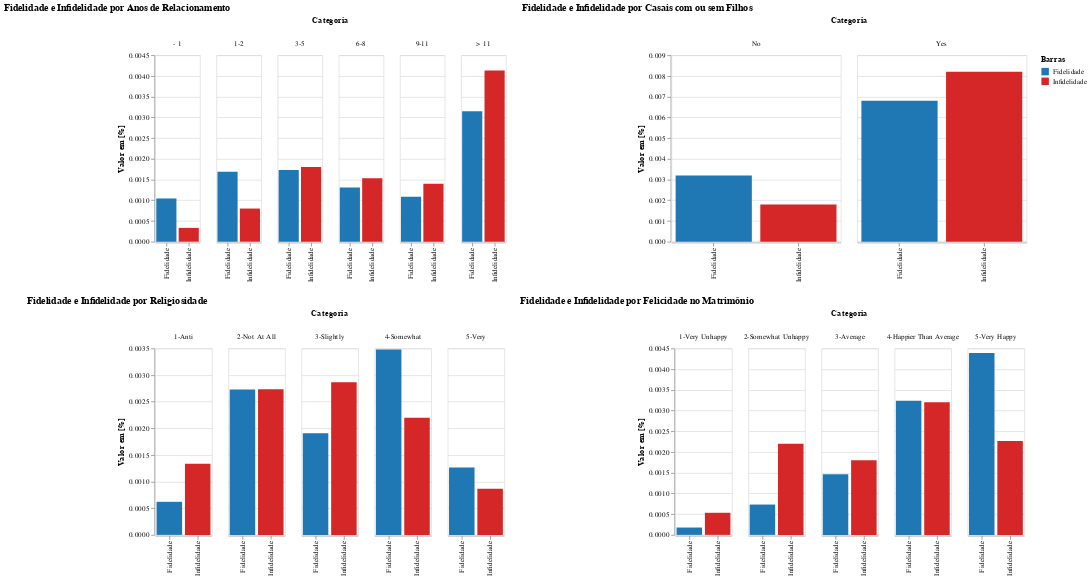

Source (notebook cell):
### Code cell
# Plotando os 4 gráficos
# Gráfico 1
chart1 = bar_plot(titulo1, hist_ff_tcasamento, hist_uff_tcasamento, "Gráfico 1", xticklabels_tcasamento, altura1, largura1)

# Gráfico 2
chart2 = bar_plot(titulo2, hist_ff_filhos, hist_uff_filhos, "Gráfico 2", xticklabels_filhos, altura2, largura2)

# Gráfico 3
chart3 = bar_plot(titulo3, hist_ff_religiosidade, hist_uff_religiosidade, "Gráfico 3", xticklabels_religiosidade, altura3, largura3)

# Gráfico 4
chart4 = bar_plot(titulo4, hist_ff_satisfacao, hist_uff_satisfacao, "Gráfico 4", xticklabels_satisfacao, altura4, largura4)

# Concatenação vertical dos dois gráficos superiores e dos dois inferiores
top_row = alt.hconcat(chart1, chart2)
bottom_row = alt.hconcat(chart3, chart4)

# Concatenação horizontal dos dois grupos de gráficos
combined_chart = alt.vconcat(top_row, bottom_row)

#Exibir o gráfico combinado
combined_chart

### Figure 1 — Vega-Lite specification as saved in the notebook (floating-point values rounded to 4 significant figures)
{"config": {"view": {"continuousWidth": 400, "continuousHeight": 300}}, "vconcat": [{"hconcat": [{"data": {"name": "data-86ec90b2f93bb6f5a33183af2000b76b"}, "mark": "bar", "encoding": {"color": {"field": "Barras", "scale": {"domain": ["Fidelidade", "Infidelidade"], "range": ["#1F77B4", "#D62728"]}, "type": "nominal"}, "column": {"field": "Categoria", "type": "nominal"}, "x": {"field": "Barras", "title": null, "type": "nominal"}, "y": {"field": "Valor", "title": "Valor em [%]", "type": "quantitative"}}, "height": 250, "title": {"text": "Fidelidade e Infidelidade por Anos de Relacionamento", "align": "center"}, "transform": [{"fold": ["Fidelidade", "Infidelidade"], "as": ["Barras", "Valor"]}], "width": 60}, {"data": {"name": "data-b90101d2ddd0ea95087b4e7f2f88549d"}, "mark": "bar", "encoding": {"color": {"field": "Barras", "scale": {"domain": ["Fidelidade", "Infidelidade"], "range": ["#1F77B4", "#D62728"]}, "type": "nominal"}, "column": {"field": "Categoria", "type": "nominal"}, "x": {"field": "Barras", "title": null, "type": "nominal"}, "y": {"field": "Valor", "title": "Valor em [%]", "type": "quantitative"}}, "height": 250, "title": {"text": "Fidelidade e Infidelidade por Casais com ou sem Filhos", "align": "center"}, "transform": [{"fold": ["Fidelidade", "Infidelidade"], "as": ["Barras", "Valor"]}], "width": 227}]}, {"hconcat": [{"data": {"name": "data-b652f3ea0f814dfae28cf047aa54224e"}, "mark": "bar", "encoding": {"color": {"field": "Barras", "scale": {"domain": ["Fidelidade", "Infidelidade"], "range": ["#1F77B4", "#D62728"]}, "type": "nominal"}, "column": {"field": "Categoria", "type": "nominal"}, "x": {"field": "Barras", "title": null, "type": "nominal"}, "y": {"field": "Valor", "title": "Valor em [%]", "type": "quantitative"}}, "height": 250, "title": {"text": "Fidelidade e Infidelidade por Religiosidade", "align": "center"}, "transform": [{"fold": ["Fidelidade", "Infidelidade"], "as": ["Barras", "Valor"]}], "width": 76}, {"data": {"name": "data-2f1dea85bb14715f72ac337d9995cb74"}, "mark": "bar", "encoding": {"color": {"field": "Barras", "scale": {"domain": ["Fidelidade", "Infidelidade"], "range": ["#1F77B4", "#D62728"]}, "type": "nominal"}, "column": {"field": "Categoria", "type": "nominal"}, "x": {"field": "Barras", "title": null, "type": "nominal"}, "y": {"field": "Valor", "title": "Valor em [%]", "type": "quantitative"}}, "height": 250, "title": {"text": "Fidelidade e Infidelidade por Felicidade no Matrimônio", "align": "center"}, "transform": [{"fold": ["Fidelidade", "Infidelidade"], "as": ["Barras", "Valor"]}], "width": 76}]}], "$schema": "https://vega.github.io/schema/vega-lite/v4.17.0.json", "datasets": {"data-86ec90b2f93bb6f5a33183af2000b76b": [{"Categoria": "- 1", "Grupos": "Gráfico 1", "Fidelidade": 0.001042, "Infidelidade": 0.0003333}, {"Categoria": "1-2", "Grupos": "Gráfico 1", "Fidelidade": 0.001685, "Infidelidade": 0.0008}, {"Categoria": "3-5", "Grupos": "Gráfico 1", "Fidelidade": 0.001729, "Infidelidade": 0.0018}, {"Categoria": "6-8", "Grupos": "Gráfico 1", "Fidelidade": 0.001308, "Infidelidade": 0.001533}, {"Categoria": "9-11", "Grupos": "Gráfico 1", "Fidelidade": 0.001086, "Infidelidade": 0.0014}, {"Categoria": "> 11", "Grupos": "Gráfico 1", "Fidelidade": 0.003149, "Infidelidade": 0.004133}], "data-b90101d2ddd0ea95087b4e7f2f88549d": [{"Categoria": "No", "Grupos": "Gráfico 2", "Fidelidade": 0.003193, "Infidelidade": 0.0018}, {"Categoria": "Yes", "Grupos": "Gráfico 2", "Fidelidade": 0.006807, "Infidelidade": 0.0082}], "data-b652f3ea0f814dfae28cf047aa54224e": [{"Categoria": "1-Anti", "Grupos": "Gráfico 3", "Fidelidade": 0.0006208, "Infidelidade": 0.001333}, {"Categoria": "2-Not At All", "Grupos": "Gráfico 3", "Fidelidade": 0.002727, "Infidelidade": 0.002733}, {"Categoria": "3-Slightly", "Grupos": "Gráfico 3", "Fidelidade": 0.001907, "Infidelidade": 0.002867}, {"Categoria": "4-Somewhat", "Grupos": "Gráfico 3", "Fidelidade": 0.003481, "Infidelidade": 0.0022}, {"Categoria": "5-Very", "Grupos": "Gráfico 3", "Fidelidade": 0.001264, "Infidelidade": 0.0008667}], "data-2f1dea85bb14715f72ac337d9995cb74": [{"Categoria": "1-Very\nUnhappy", "Grupos": "Gráfico 4", "Fidelidade": 0.0001774, "Infidelidade": 0.0005333}, {"Categoria": "2-Somewhat\nUnhappy", "Grupos": "Gráfico 4", "Fidelidade": 0.0007317, "Infidelidade": 0.0022}, {"Categoria": "3-Average", "Grupos": "Gráfico 4", "Fidelidade": 0.001463, "Infidelidade": 0.0018}, {"Categoria": "4-Happier\nThan\nAverage", "Grupos": "Gráfico 4", "Fidelidade": 0.003237, "Infidelidade": 0.0032}, {"Categoria": "5-Very\nHappy", "Grupos": "Gráfico 4", "Fidelidade": 0.00439, "Infidelidade": 0.002267}]}}
